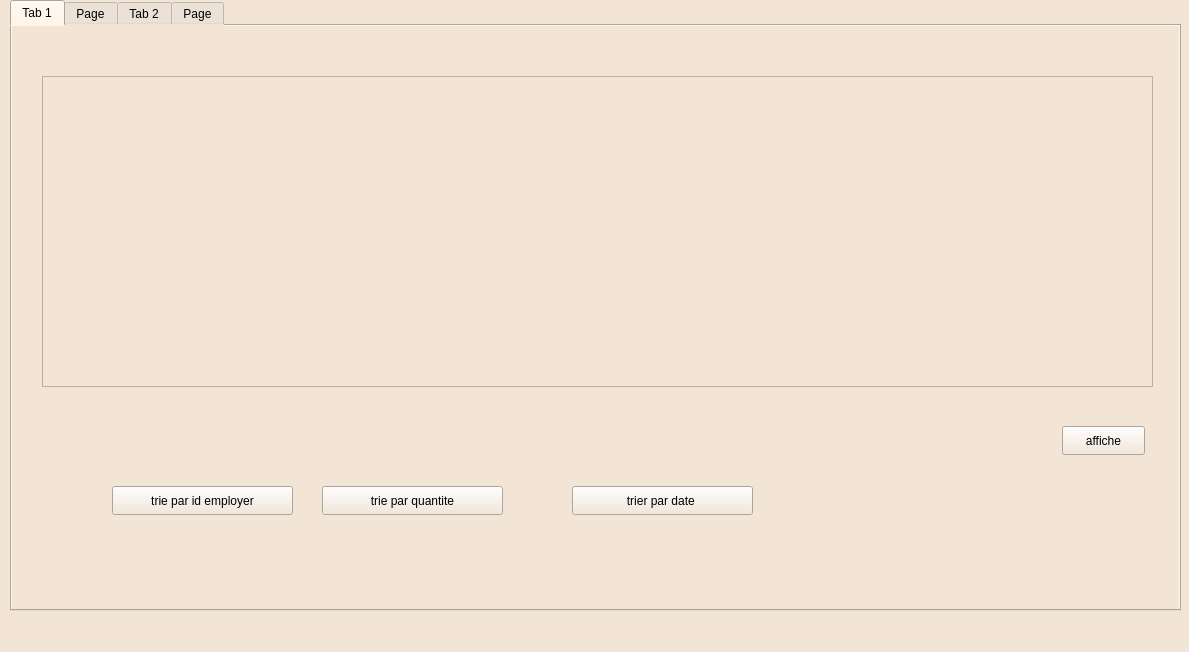
<?xml version="1.0" encoding="UTF-8"?>
<ui version="4.0">
 <class>Equipement</class>
 <widget class="QMainWindow" name="Equipement">
  <property name="geometry">
   <rect>
    <x>0</x>
    <y>0</y>
    <width>1189</width>
    <height>652</height>
   </rect>
  </property>
  <property name="windowTitle">
   <string>Equipement</string>
  </property>
  <property name="styleSheet">
   <string notr="true">background-color: rgb(242, 229, 214);</string>
  </property>
  <widget class="QWidget" name="centralwidget">
   <widget class="QTabWidget" name="tabWidget">
    <property name="geometry">
     <rect>
      <x>10</x>
      <y>0</y>
      <width>1171</width>
      <height>611</height>
     </rect>
    </property>
    <property name="currentIndex">
     <number>0</number>
    </property>
    <widget class="QWidget" name="tab">
     <attribute name="title">
      <string>Tab 1</string>
     </attribute>
     <widget class="QTableView" name="tableView">
      <property name="geometry">
       <rect>
        <x>30</x>
        <y>50</y>
        <width>1111</width>
        <height>311</height>
       </rect>
      </property>
     </widget>
     <widget class="QPushButton" name="pushButton_2">
      <property name="geometry">
       <rect>
        <x>1050</x>
        <y>400</y>
        <width>83</width>
        <height>29</height>
       </rect>
      </property>
      <property name="text">
       <string>affiche</string>
      </property>
     </widget>
     <widget class="QPushButton" name="pushButton_5">
      <property name="geometry">
       <rect>
        <x>100</x>
        <y>460</y>
        <width>181</width>
        <height>29</height>
       </rect>
      </property>
      <property name="text">
       <string>trie par id employer</string>
      </property>
     </widget>
     <widget class="QPushButton" name="pushButton_6">
      <property name="geometry">
       <rect>
        <x>310</x>
        <y>460</y>
        <width>181</width>
        <height>29</height>
       </rect>
      </property>
      <property name="text">
       <string>trie par quantite</string>
      </property>
     </widget>
     <widget class="QPushButton" name="pushButton_7">
      <property name="geometry">
       <rect>
        <x>560</x>
        <y>460</y>
        <width>181</width>
        <height>29</height>
       </rect>
      </property>
      <property name="text">
       <string>trier par date </string>
      </property>
     </widget>
    </widget>
    <widget class="QWidget" name="tab_3">
     <attribute name="title">
      <string>Page</string>
     </attribute>
     <widget class="QLabel" name="label_6">
      <property name="geometry">
       <rect>
        <x>80</x>
        <y>80</y>
        <width>331</width>
        <height>41</height>
       </rect>
      </property>
      <property name="styleSheet">
       <string notr="true">font: 12pt &quot;Gotham Pro&quot;;
background-color: rgb(86, 86, 86);
</string>
      </property>
      <property name="text">
       <string>supprimer utilistauer avec id </string>
      </property>
      <property name="alignment">
       <set>Qt::AlignCenter</set>
      </property>
     </widget>
     <widget class="QLineEdit" name="lineEdit_5">
      <property name="geometry">
       <rect>
        <x>90</x>
        <y>170</y>
        <width>171</width>
        <height>41</height>
       </rect>
      </property>
     </widget>
     <widget class="QPushButton" name="pushButton_3">
      <property name="geometry">
       <rect>
        <x>310</x>
        <y>180</y>
        <width>83</width>
        <height>29</height>
       </rect>
      </property>
      <property name="text">
       <string>supprimer</string>
      </property>
     </widget>
    </widget>
    <widget class="QWidget" name="tab_2">
     <attribute name="title">
      <string>Tab 2</string>
     </attribute>
     <widget class="QLabel" name="label_3">
      <property name="geometry">
       <rect>
        <x>130</x>
        <y>220</y>
        <width>161</width>
        <height>41</height>
       </rect>
      </property>
      <property name="styleSheet">
       <string notr="true">font: 12pt &quot;Gotham Pro&quot;;
background-color: rgb(86, 86, 86);
</string>
      </property>
      <property name="text">
       <string>quantite</string>
      </property>
      <property name="alignment">
       <set>Qt::AlignCenter</set>
      </property>
     </widget>
     <widget class="QDateEdit" name="dateEdit">
      <property name="geometry">
       <rect>
        <x>390</x>
        <y>280</y>
        <width>141</width>
        <height>41</height>
       </rect>
      </property>
     </widget>
     <widget class="QLineEdit" name="lineEdit">
      <property name="geometry">
       <rect>
        <x>390</x>
        <y>90</y>
        <width>141</width>
        <height>41</height>
       </rect>
      </property>
     </widget>
     <widget class="QLabel" name="label_5">
      <property name="geometry">
       <rect>
        <x>130</x>
        <y>340</y>
        <width>161</width>
        <height>41</height>
       </rect>
      </property>
      <property name="styleSheet">
       <string notr="true">font: 12pt &quot;Gotham Pro&quot;;
background-color: rgb(86, 86, 86);
</string>
      </property>
      <property name="text">
       <string>etat</string>
      </property>
      <property name="alignment">
       <set>Qt::AlignCenter</set>
      </property>
     </widget>
     <widget class="QLabel" name="label_2">
      <property name="geometry">
       <rect>
        <x>130</x>
        <y>160</y>
        <width>161</width>
        <height>41</height>
       </rect>
      </property>
      <property name="styleSheet">
       <string notr="true">font: 12pt &quot;Gotham Pro&quot;;
background-color: rgb(86, 86, 86);
</string>
      </property>
      <property name="text">
       <string>nom</string>
      </property>
      <property name="alignment">
       <set>Qt::AlignCenter</set>
      </property>
     </widget>
     <widget class="QLineEdit" name="lineEdit_2">
      <property name="geometry">
       <rect>
        <x>390</x>
        <y>160</y>
        <width>141</width>
        <height>41</height>
       </rect>
      </property>
     </widget>
     <widget class="QLabel" name="label">
      <property name="geometry">
       <rect>
        <x>130</x>
        <y>90</y>
        <width>161</width>
        <height>41</height>
       </rect>
      </property>
      <property name="styleSheet">
       <string notr="true">font: 12pt &quot;Gotham Pro&quot;;
background-color: rgb(86, 86, 86);
</string>
      </property>
      <property name="text">
       <string>id employer</string>
      </property>
      <property name="alignment">
       <set>Qt::AlignCenter</set>
      </property>
     </widget>
     <widget class="QPushButton" name="pushButton">
      <property name="geometry">
       <rect>
        <x>712</x>
        <y>398</y>
        <width>161</width>
        <height>51</height>
       </rect>
      </property>
      <property name="text">
       <string>ajouter</string>
      </property>
     </widget>
     <widget class="QLineEdit" name="lineEdit_4">
      <property name="geometry">
       <rect>
        <x>390</x>
        <y>340</y>
        <width>141</width>
        <height>51</height>
       </rect>
      </property>
     </widget>
     <widget class="QLabel" name="label_4">
      <property name="geometry">
       <rect>
        <x>130</x>
        <y>280</y>
        <width>161</width>
        <height>41</height>
       </rect>
      </property>
      <property name="styleSheet">
       <string notr="true">font: 12pt &quot;Gotham Pro&quot;;
background-color: rgb(86, 86, 86);
</string>
      </property>
      <property name="text">
       <string>date</string>
      </property>
      <property name="alignment">
       <set>Qt::AlignCenter</set>
      </property>
     </widget>
     <widget class="QLineEdit" name="lineEdit_3">
      <property name="geometry">
       <rect>
        <x>390</x>
        <y>220</y>
        <width>141</width>
        <height>41</height>
       </rect>
      </property>
     </widget>
    </widget>
    <widget class="QWidget" name="tab_4">
     <attribute name="title">
      <string>Page</string>
     </attribute>
     <widget class="QLabel" name="label_7">
      <property name="geometry">
       <rect>
        <x>170</x>
        <y>120</y>
        <width>161</width>
        <height>41</height>
       </rect>
      </property>
      <property name="styleSheet">
       <string notr="true">font: 12pt &quot;Gotham Pro&quot;;
background-color: rgb(86, 86, 86);
</string>
      </property>
      <property name="text">
       <string>id employer</string>
      </property>
      <property name="alignment">
       <set>Qt::AlignCenter</set>
      </property>
     </widget>
     <widget class="QLabel" name="label_8">
      <property name="geometry">
       <rect>
        <x>170</x>
        <y>310</y>
        <width>161</width>
        <height>41</height>
       </rect>
      </property>
      <property name="styleSheet">
       <string notr="true">font: 12pt &quot;Gotham Pro&quot;;
background-color: rgb(86, 86, 86);
</string>
      </property>
      <property name="text">
       <string>date</string>
      </property>
      <property name="alignment">
       <set>Qt::AlignCenter</set>
      </property>
     </widget>
     <widget class="QLabel" name="label_9">
      <property name="geometry">
       <rect>
        <x>170</x>
        <y>370</y>
        <width>161</width>
        <height>41</height>
       </rect>
      </property>
      <property name="styleSheet">
       <string notr="true">font: 12pt &quot;Gotham Pro&quot;;
background-color: rgb(86, 86, 86);
</string>
      </property>
      <property name="text">
       <string>etat</string>
      </property>
      <property name="alignment">
       <set>Qt::AlignCenter</set>
      </property>
     </widget>
     <widget class="QLabel" name="label_10">
      <property name="geometry">
       <rect>
        <x>170</x>
        <y>190</y>
        <width>161</width>
        <height>41</height>
       </rect>
      </property>
      <property name="styleSheet">
       <string notr="true">font: 12pt &quot;Gotham Pro&quot;;
background-color: rgb(86, 86, 86);
</string>
      </property>
      <property name="text">
       <string>nom</string>
      </property>
      <property name="alignment">
       <set>Qt::AlignCenter</set>
      </property>
     </widget>
     <widget class="QLabel" name="label_11">
      <property name="geometry">
       <rect>
        <x>170</x>
        <y>250</y>
        <width>161</width>
        <height>41</height>
       </rect>
      </property>
      <property name="styleSheet">
       <string notr="true">font: 12pt &quot;Gotham Pro&quot;;
background-color: rgb(86, 86, 86);
</string>
      </property>
      <property name="text">
       <string>quantite</string>
      </property>
      <property name="alignment">
       <set>Qt::AlignCenter</set>
      </property>
     </widget>
     <widget class="QLabel" name="label_12">
      <property name="geometry">
       <rect>
        <x>390</x>
        <y>30</y>
        <width>271</width>
        <height>41</height>
       </rect>
      </property>
      <property name="styleSheet">
       <string notr="true">font: 12pt &quot;Gotham Pro&quot;;
background-color: rgb(86, 86, 86);
</string>
      </property>
      <property name="text">
       <string>equipement a modifer</string>
      </property>
      <property name="alignment">
       <set>Qt::AlignCenter</set>
      </property>
     </widget>
     <widget class="QLineEdit" name="lineEdit_6">
      <property name="geometry">
       <rect>
        <x>432</x>
        <y>117</y>
        <width>141</width>
        <height>41</height>
       </rect>
      </property>
     </widget>
     <widget class="QLineEdit" name="lineEdit_7">
      <property name="geometry">
       <rect>
        <x>430</x>
        <y>187</y>
        <width>141</width>
        <height>41</height>
       </rect>
      </property>
     </widget>
     <widget class="QLineEdit" name="lineEdit_8">
      <property name="geometry">
       <rect>
        <x>432</x>
        <y>250</y>
        <width>141</width>
        <height>41</height>
       </rect>
      </property>
     </widget>
     <widget class="QDateEdit" name="dateEdit_2">
      <property name="geometry">
       <rect>
        <x>430</x>
        <y>310</y>
        <width>151</width>
        <height>41</height>
       </rect>
      </property>
     </widget>
     <widget class="QLineEdit" name="lineEdit_9">
      <property name="geometry">
       <rect>
        <x>430</x>
        <y>370</y>
        <width>151</width>
        <height>41</height>
       </rect>
      </property>
     </widget>
     <widget class="QPushButton" name="pushButton_4">
      <property name="geometry">
       <rect>
        <x>590</x>
        <y>470</y>
        <width>171</width>
        <height>29</height>
       </rect>
      </property>
      <property name="text">
       <string>modifier</string>
      </property>
     </widget>
     <widget class="QLineEdit" name="lineEdit_10">
      <property name="geometry">
       <rect>
        <x>720</x>
        <y>30</y>
        <width>113</width>
        <height>41</height>
       </rect>
      </property>
     </widget>
    </widget>
   </widget>
  </widget>
  <widget class="QMenuBar" name="menubar">
   <property name="geometry">
    <rect>
     <x>0</x>
     <y>0</y>
     <width>1189</width>
     <height>21</height>
    </rect>
   </property>
  </widget>
  <widget class="QStatusBar" name="statusbar"/>
 </widget>
 <resources/>
 <connections/>
</ui>
